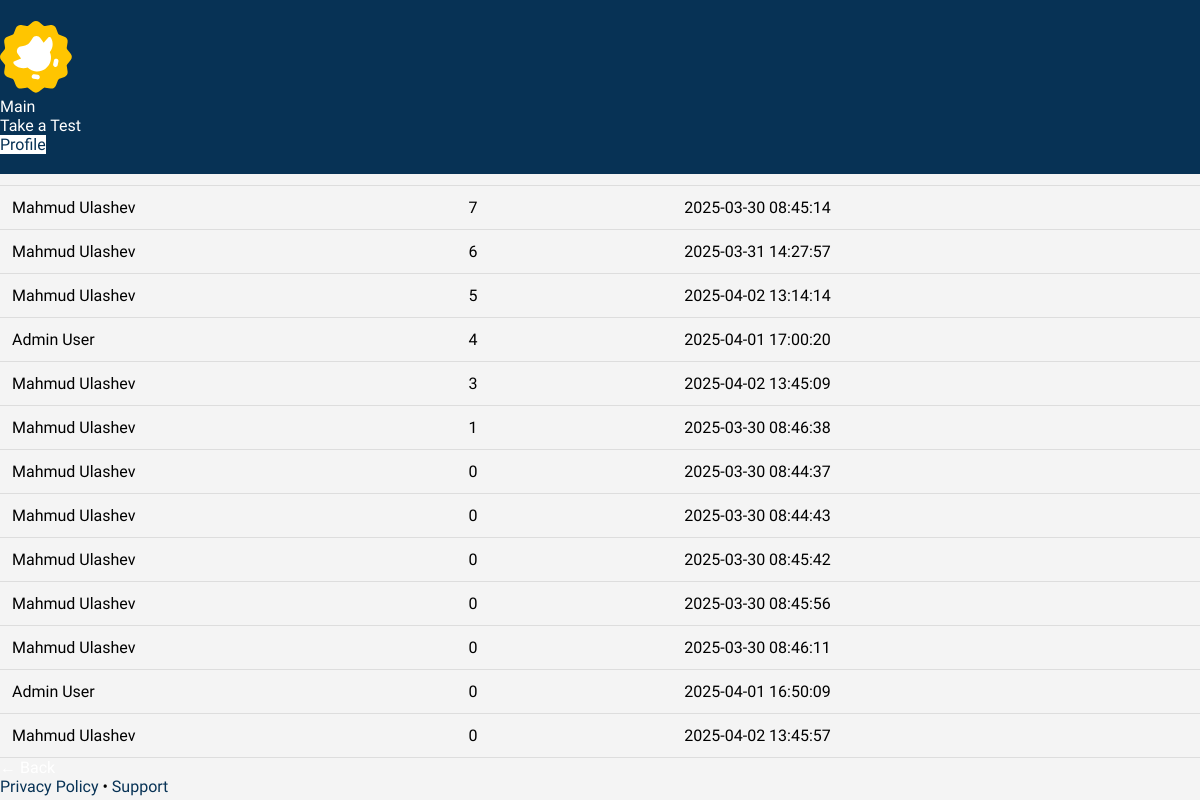
The page /leaderboard on the database as committed earlier.
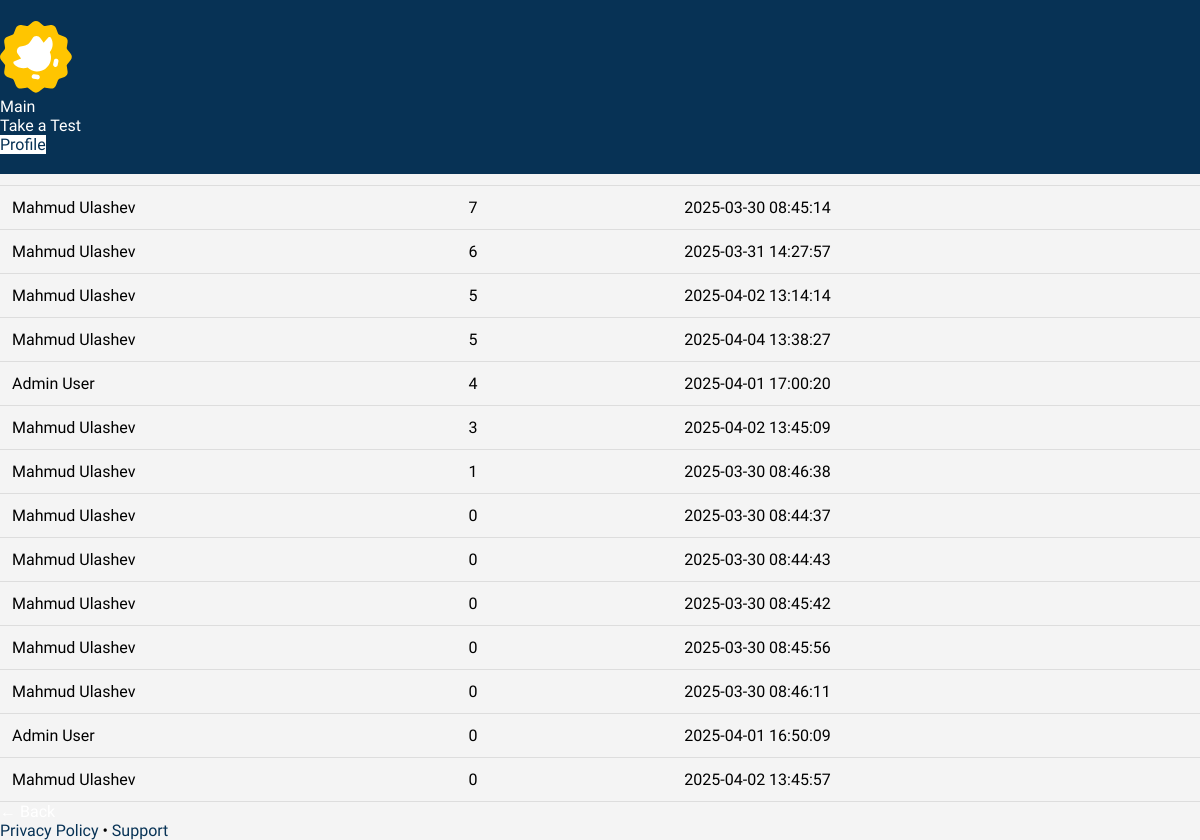
The same page on the database as committed later.
### tables this page shows
CREATE TABLE results (
    id INTEGER PRIMARY KEY AUTOINCREMENT,
    user_id INTEGER NOT NULL,
    ball INTEGER NOT NULL,
    test_date TEXT NOT NULL,
    FOREIGN KEY (user_id) REFERENCES users(id)
);

CREATE TABLE users (
    id INTEGER PRIMARY KEY AUTOINCREMENT,
    first_name TEXT NOT NULL,
    last_name TEXT NOT NULL,
    username TEXT UNIQUE NOT NULL,
    password TEXT NOT NULL,
    is_admin INTEGER DEFAULT 0
);

### app.py (the view)
@app.route("/leaderboard")
def leaderboard():
    conn = conn_databaza()
    cursor = conn.cursor()
    cursor.execute("""
        SELECT users.first_name, users.last_name, results.ball, results.test_date
        FROM results
        JOIN users ON results.user_id = users.id
        ORDER BY results.ball DESC, results.test_date ASC
    """)
    leaders = cursor.fetchall()
    conn.close()
    return render_template("leaderboard.html", leaders=leaders)

### app.py (called while the page is built)
def conn_databaza():
    conn = sqlite3.connect("users.db")
    conn.row_factory = sqlite3.Row
    return conn

### templates/leaderboard.html (shortened to what this page needs)
<!DOCTYPE html>
<html lang="en">
<head>
    <link rel="stylesheet" href="https://cdn.jsdelivr.net/npm/@picocss/pico@1/css/pico.min.css">
    <link rel="stylesheet" href="/static/profile.css">
</head>
<body>
    <div class="header-wrapper">
        <nav class="container">
            <div class="logo1">
                <img src="/static/images/duo.svg" alt="">
            </div>
            <ul>
                <li><a href="/">Main</a></li>
                <li><a href="/test-cover">Take a Test</a></li>
                <li><a  class="profile" href="/profile">Profile</a></li>
            </ul>
        </nav>
    </div>
    <main class="container">
        <section>
            <hgroup>
                <h2>Best results</h2>
                <h3>Top users</h3>
            </hgroup>
            <table>
                <thead>
                    <tr>
                        <th>User</th>
                        <th>Result</th>
                        <th>Date</th>
                    </tr>
                </thead>
                <tbody>
                    {% for leader in leaders %}
                    <tr>
                        <td>{{ leader["first_name"] }} {{ leader["last_name"] }}</td>
                        <td>{{ leader["ball"] }}</td>
                        <td>{{ leader["test_date"] }}</td>
                    </tr>
                    {% endfor %}
                </tbody>
            </table>
            <a href="/" role="button">← Back</a>
        </section>
    </main>
    <footer class="container">
        <a href="#">Privacy Policy</a> • <a href="#">Support</a>
    </footer>
</body>
</html>

### static/profile.css (style rules this page uses)
*, html { margin: 0; padding: 0; box-sizing: border-box; }
.container { max-width: 1200px; margin: 0 auto; }
body { font-family: 'Mulish', sans-serif; background: #f4f4f4; }
main { margin-top: 30px; }
section { margin-top: 3rem; }
.header-wrapper { background: #073255; color: white; padding: 20px 0; position: fixed; width: 100%; top: 0; left: 0; z-index: 1000; }
a { text-decoration: none; color: #ffffff; }
hgroup h2 { font-weight: 800; color: #073255; }
hgroup h3 { font-weight: 600; color:black; }
h3 { color: black; }
table { width: 100%; border-collapse: collapse; }
table th, table td { padding: 12px; border-bottom: 1px solid #ddd; text-align: left; color: black; }
table th { background: #073255; font-weight: 600; color: white; }
.profile { color: #073255; background-color: white; }
footer a { color: #073255; text-decoration: none; }

Rows that differ between the two databases and show on the page:
added results: first_name "Mahmud", last_name "Ulashev", ball "5", test_date "2025-04-04 13:38:27"
